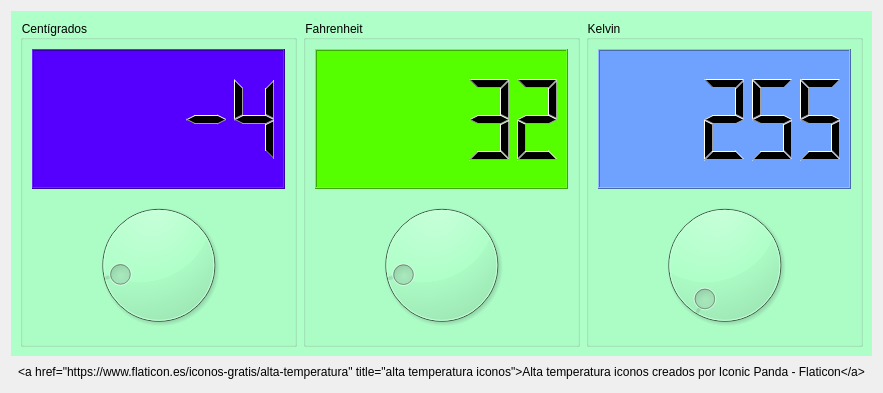
<?xml version="1.0" encoding="UTF-8"?>
<ui version="4.0">
 <class>Conversor</class>
 <widget class="QDialog" name="Conversor">
  <property name="geometry">
   <rect>
    <x>0</x>
    <y>0</y>
    <width>883</width>
    <height>393</height>
   </rect>
  </property>
  <property name="windowTitle">
   <string>Conversor</string>
  </property>
  <property name="windowIcon">
   <iconset>
    <normaloff>:/recursos/img/icono.png</normaloff>:/recursos/img/icono.png</iconset>
  </property>
  <layout class="QVBoxLayout" name="verticalLayout_4">
   <item>
    <widget class="QWidget" name="widget_2" native="true">
     <property name="styleSheet">
      <string notr="true">background-color: rgb(229, 135, 255);
background-color: rgb(174, 255, 200);</string>
     </property>
     <layout class="QHBoxLayout" name="horizontalLayout_2">
      <item>
       <widget class="QGroupBox" name="groupBox">
        <property name="title">
         <string>Centígrados</string>
        </property>
        <layout class="QVBoxLayout" name="verticalLayout">
         <item>
          <widget class="QLCDNumber" name="outCent">
           <property name="palette">
            <palette>
             <active>
              <colorrole role="Button">
               <brush brushstyle="SolidPattern">
                <color alpha="255">
                 <red>85</red>
                 <green>0</green>
                 <blue>255</blue>
                </color>
               </brush>
              </colorrole>
              <colorrole role="Base">
               <brush brushstyle="SolidPattern">
                <color alpha="255">
                 <red>85</red>
                 <green>0</green>
                 <blue>255</blue>
                </color>
               </brush>
              </colorrole>
              <colorrole role="Window">
               <brush brushstyle="SolidPattern">
                <color alpha="255">
                 <red>85</red>
                 <green>0</green>
                 <blue>255</blue>
                </color>
               </brush>
              </colorrole>
             </active>
             <inactive>
              <colorrole role="Button">
               <brush brushstyle="SolidPattern">
                <color alpha="255">
                 <red>85</red>
                 <green>0</green>
                 <blue>255</blue>
                </color>
               </brush>
              </colorrole>
              <colorrole role="Base">
               <brush brushstyle="SolidPattern">
                <color alpha="255">
                 <red>85</red>
                 <green>0</green>
                 <blue>255</blue>
                </color>
               </brush>
              </colorrole>
              <colorrole role="Window">
               <brush brushstyle="SolidPattern">
                <color alpha="255">
                 <red>85</red>
                 <green>0</green>
                 <blue>255</blue>
                </color>
               </brush>
              </colorrole>
             </inactive>
             <disabled>
              <colorrole role="Button">
               <brush brushstyle="SolidPattern">
                <color alpha="255">
                 <red>85</red>
                 <green>0</green>
                 <blue>255</blue>
                </color>
               </brush>
              </colorrole>
              <colorrole role="Base">
               <brush brushstyle="SolidPattern">
                <color alpha="255">
                 <red>85</red>
                 <green>0</green>
                 <blue>255</blue>
                </color>
               </brush>
              </colorrole>
              <colorrole role="Window">
               <brush brushstyle="SolidPattern">
                <color alpha="255">
                 <red>85</red>
                 <green>0</green>
                 <blue>255</blue>
                </color>
               </brush>
              </colorrole>
             </disabled>
            </palette>
           </property>
           <property name="styleSheet">
            <string notr="true">background-color: rgb(252, 233, 79);
background-color: rgb(85, 0, 255);</string>
           </property>
           <property name="value" stdset="0">
            <double>-4.000000000000000</double>
           </property>
          </widget>
         </item>
         <item>
          <widget class="QDial" name="inCent">
           <property name="minimum">
            <number>-18</number>
           </property>
          </widget>
         </item>
        </layout>
       </widget>
      </item>
      <item>
       <widget class="QGroupBox" name="groupBox_2">
        <property name="title">
         <string>Fahrenheit</string>
        </property>
        <layout class="QVBoxLayout" name="verticalLayout_2">
         <item>
          <widget class="QLCDNumber" name="outFahr">
           <property name="palette">
            <palette>
             <active>
              <colorrole role="Button">
               <brush brushstyle="SolidPattern">
                <color alpha="255">
                 <red>85</red>
                 <green>255</green>
                 <blue>0</blue>
                </color>
               </brush>
              </colorrole>
              <colorrole role="Base">
               <brush brushstyle="SolidPattern">
                <color alpha="255">
                 <red>85</red>
                 <green>255</green>
                 <blue>0</blue>
                </color>
               </brush>
              </colorrole>
              <colorrole role="Window">
               <brush brushstyle="SolidPattern">
                <color alpha="255">
                 <red>85</red>
                 <green>255</green>
                 <blue>0</blue>
                </color>
               </brush>
              </colorrole>
             </active>
             <inactive>
              <colorrole role="Button">
               <brush brushstyle="SolidPattern">
                <color alpha="255">
                 <red>85</red>
                 <green>255</green>
                 <blue>0</blue>
                </color>
               </brush>
              </colorrole>
              <colorrole role="Base">
               <brush brushstyle="SolidPattern">
                <color alpha="255">
                 <red>85</red>
                 <green>255</green>
                 <blue>0</blue>
                </color>
               </brush>
              </colorrole>
              <colorrole role="Window">
               <brush brushstyle="SolidPattern">
                <color alpha="255">
                 <red>85</red>
                 <green>255</green>
                 <blue>0</blue>
                </color>
               </brush>
              </colorrole>
             </inactive>
             <disabled>
              <colorrole role="Button">
               <brush brushstyle="SolidPattern">
                <color alpha="255">
                 <red>85</red>
                 <green>255</green>
                 <blue>0</blue>
                </color>
               </brush>
              </colorrole>
              <colorrole role="Base">
               <brush brushstyle="SolidPattern">
                <color alpha="255">
                 <red>85</red>
                 <green>255</green>
                 <blue>0</blue>
                </color>
               </brush>
              </colorrole>
              <colorrole role="Window">
               <brush brushstyle="SolidPattern">
                <color alpha="255">
                 <red>85</red>
                 <green>255</green>
                 <blue>0</blue>
                </color>
               </brush>
              </colorrole>
             </disabled>
            </palette>
           </property>
           <property name="styleSheet">
            <string notr="true">background-color: rgb(252, 175, 62);
background-color: rgb(85, 255, 0);</string>
           </property>
           <property name="segmentStyle">
            <enum>QLCDNumber::Filled</enum>
           </property>
           <property name="intValue" stdset="0">
            <number>32</number>
           </property>
          </widget>
         </item>
         <item>
          <widget class="QDial" name="inFahr">
           <property name="maximum">
            <number>210</number>
           </property>
           <property name="value">
            <number>32</number>
           </property>
          </widget>
         </item>
        </layout>
       </widget>
      </item>
      <item>
       <widget class="QGroupBox" name="groupBox_3">
        <property name="title">
         <string>Kelvin</string>
        </property>
        <layout class="QVBoxLayout" name="verticalLayout_3">
         <item>
          <widget class="QLCDNumber" name="outKelv">
           <property name="styleSheet">
            <string notr="true">background-color: rgb(240, 230 ,140);
background-color: rgb(111, 161, 255);</string>
           </property>
           <property name="value" stdset="0">
            <double>255.000000000000000</double>
           </property>
           <property name="intValue" stdset="0">
            <number>255</number>
           </property>
          </widget>
         </item>
         <item>
          <widget class="QDial" name="inKelv">
           <property name="minimum">
            <number>255</number>
           </property>
           <property name="maximum">
            <number>372</number>
           </property>
           <property name="value">
            <number>255</number>
           </property>
           <property name="sliderPosition">
            <number>255</number>
           </property>
          </widget>
         </item>
        </layout>
       </widget>
      </item>
     </layout>
    </widget>
   </item>
   <item>
    <widget class="QLabel" name="label">
     <property name="maximumSize">
      <size>
       <width>16777215</width>
       <height>20</height>
      </size>
     </property>
     <property name="text">
      <string>&lt;html&gt;&lt;head/&gt;&lt;body&gt;&lt;p&gt;&amp;lt;a href=&amp;quot;https://www.flaticon.es/iconos-gratis/alta-temperatura&amp;quot; title=&amp;quot;alta temperatura iconos&amp;quot;&amp;gt;Alta temperatura iconos creados por Iconic Panda - Flaticon&amp;lt;/a&amp;gt;&lt;/p&gt;&lt;/body&gt;&lt;/html&gt;</string>
     </property>
     <property name="alignment">
      <set>Qt::AlignCenter</set>
     </property>
    </widget>
   </item>
  </layout>
 </widget>
 <resources/>
 <connections>
  <connection>
   <sender>inCent</sender>
   <signal>valueChanged(int)</signal>
   <receiver>outCent</receiver>
   <slot>display(int)</slot>
   <hints>
    <hint type="sourcelabel">
     <x>78</x>
     <y>182</y>
    </hint>
    <hint type="destinationlabel">
     <x>78</x>
     <y>70</y>
    </hint>
   </hints>
  </connection>
  <connection>
   <sender>inFahr</sender>
   <signal>valueChanged(int)</signal>
   <receiver>outFahr</receiver>
   <slot>display(int)</slot>
   <hints>
    <hint type="sourcelabel">
     <x>222</x>
     <y>182</y>
    </hint>
    <hint type="destinationlabel">
     <x>222</x>
     <y>70</y>
    </hint>
   </hints>
  </connection>
  <connection>
   <sender>inKelv</sender>
   <signal>valueChanged(int)</signal>
   <receiver>outKelv</receiver>
   <slot>display(int)</slot>
   <hints>
    <hint type="sourcelabel">
     <x>353</x>
     <y>124</y>
    </hint>
    <hint type="destinationlabel">
     <x>353</x>
     <y>57</y>
    </hint>
   </hints>
  </connection>
 </connections>
</ui>
